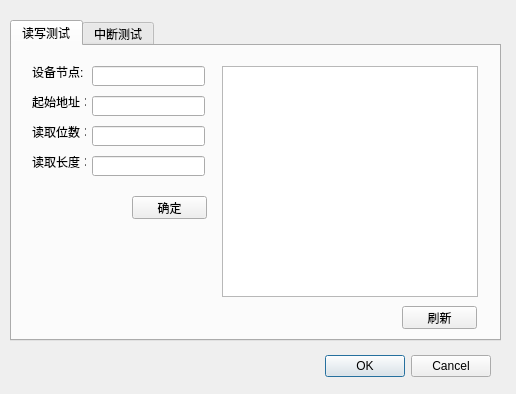
<?xml version="1.0" encoding="UTF-8"?>
<ui version="4.0">
 <class>DlgRFMDebug</class>
 <widget class="QDialog" name="DlgRFMDebug">
  <property name="geometry">
   <rect>
    <x>0</x>
    <y>0</y>
    <width>516</width>
    <height>394</height>
   </rect>
  </property>
  <property name="windowTitle">
   <string>Dialog</string>
  </property>
  <widget class="QDialogButtonBox" name="buttonBox">
   <property name="geometry">
    <rect>
     <x>310</x>
     <y>350</y>
     <width>181</width>
     <height>32</height>
    </rect>
   </property>
   <property name="orientation">
    <enum>Qt::Horizontal</enum>
   </property>
   <property name="standardButtons">
    <set>QDialogButtonBox::Cancel|QDialogButtonBox::Ok</set>
   </property>
  </widget>
  <widget class="QTabWidget" name="tabWidget">
   <property name="geometry">
    <rect>
     <x>10</x>
     <y>20</y>
     <width>491</width>
     <height>321</height>
    </rect>
   </property>
   <property name="styleSheet">
    <string notr="true">font: 75 9pt &quot;微软雅黑&quot;;</string>
   </property>
   <property name="currentIndex">
    <number>0</number>
   </property>
   <widget class="QWidget" name="tab_rfm_mem">
    <attribute name="title">
     <string>读写测试</string>
    </attribute>
    <widget class="QLabel" name="label">
     <property name="geometry">
      <rect>
       <x>20</x>
       <y>50</y>
       <width>54</width>
       <height>12</height>
      </rect>
     </property>
     <property name="text">
      <string>起始地址：</string>
     </property>
    </widget>
    <widget class="QLineEdit" name="lestartAdd">
     <property name="geometry">
      <rect>
       <x>80</x>
       <y>50</y>
       <width>113</width>
       <height>20</height>
      </rect>
     </property>
    </widget>
    <widget class="QLabel" name="label_2">
     <property name="geometry">
      <rect>
       <x>20</x>
       <y>80</y>
       <width>54</width>
       <height>12</height>
      </rect>
     </property>
     <property name="text">
      <string>读取位数：</string>
     </property>
    </widget>
    <widget class="QLabel" name="label_3">
     <property name="geometry">
      <rect>
       <x>20</x>
       <y>110</y>
       <width>54</width>
       <height>12</height>
      </rect>
     </property>
     <property name="text">
      <string>读取长度：</string>
     </property>
    </widget>
    <widget class="QLineEdit" name="leReadBuffer">
     <property name="geometry">
      <rect>
       <x>80</x>
       <y>80</y>
       <width>113</width>
       <height>20</height>
      </rect>
     </property>
    </widget>
    <widget class="QLineEdit" name="lenReadBuflen">
     <property name="geometry">
      <rect>
       <x>80</x>
       <y>110</y>
       <width>113</width>
       <height>20</height>
      </rect>
     </property>
    </widget>
    <widget class="QPushButton" name="btnConfirm">
     <property name="geometry">
      <rect>
       <x>120</x>
       <y>150</y>
       <width>75</width>
       <height>23</height>
      </rect>
     </property>
     <property name="text">
      <string>确定</string>
     </property>
    </widget>
    <widget class="QTableWidget" name="twResult">
     <property name="geometry">
      <rect>
       <x>210</x>
       <y>20</y>
       <width>256</width>
       <height>231</height>
      </rect>
     </property>
    </widget>
    <widget class="QPushButton" name="btnRef">
     <property name="geometry">
      <rect>
       <x>390</x>
       <y>260</y>
       <width>75</width>
       <height>23</height>
      </rect>
     </property>
     <property name="text">
      <string>刷新</string>
     </property>
    </widget>
    <widget class="QLabel" name="label_5">
     <property name="geometry">
      <rect>
       <x>20</x>
       <y>20</y>
       <width>54</width>
       <height>12</height>
      </rect>
     </property>
     <property name="text">
      <string>设备节点:</string>
     </property>
    </widget>
    <widget class="QLineEdit" name="lineEdit">
     <property name="geometry">
      <rect>
       <x>80</x>
       <y>20</y>
       <width>113</width>
       <height>20</height>
      </rect>
     </property>
    </widget>
   </widget>
   <widget class="QWidget" name="tab_rfm_intp">
    <attribute name="title">
     <string>中断测试</string>
    </attribute>
    <widget class="QLabel" name="label_4">
     <property name="geometry">
      <rect>
       <x>20</x>
       <y>20</y>
       <width>61</width>
       <height>16</height>
      </rect>
     </property>
     <property name="text">
      <string>中断监听：</string>
     </property>
    </widget>
    <widget class="QComboBox" name="combxIntp">
     <property name="geometry">
      <rect>
       <x>80</x>
       <y>20</y>
       <width>111</width>
       <height>22</height>
      </rect>
     </property>
    </widget>
    <widget class="QPushButton" name="btnwait">
     <property name="geometry">
      <rect>
       <x>110</x>
       <y>60</y>
       <width>75</width>
       <height>23</height>
      </rect>
     </property>
     <property name="text">
      <string>监听</string>
     </property>
    </widget>
    <widget class="QListWidget" name="lswRef">
     <property name="geometry">
      <rect>
       <x>210</x>
       <y>20</y>
       <width>256</width>
       <height>241</height>
      </rect>
     </property>
    </widget>
   </widget>
  </widget>
 </widget>
 <resources/>
 <connections>
  <connection>
   <sender>buttonBox</sender>
   <signal>accepted()</signal>
   <receiver>DlgRFMDebug</receiver>
   <slot>accept()</slot>
   <hints>
    <hint type="sourcelabel">
     <x>248</x>
     <y>254</y>
    </hint>
    <hint type="destinationlabel">
     <x>157</x>
     <y>274</y>
    </hint>
   </hints>
  </connection>
  <connection>
   <sender>buttonBox</sender>
   <signal>rejected()</signal>
   <receiver>DlgRFMDebug</receiver>
   <slot>reject()</slot>
   <hints>
    <hint type="sourcelabel">
     <x>316</x>
     <y>260</y>
    </hint>
    <hint type="destinationlabel">
     <x>286</x>
     <y>274</y>
    </hint>
   </hints>
  </connection>
 </connections>
</ui>
